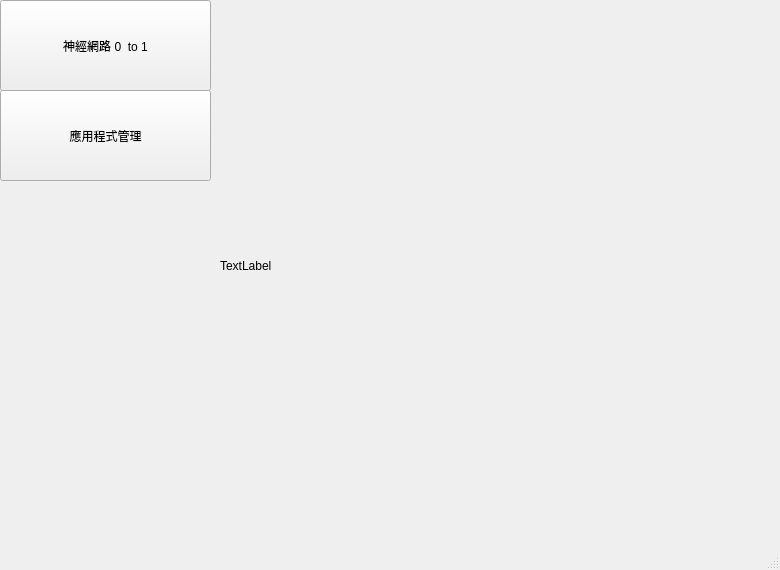
<?xml version="1.0" encoding="UTF-8"?>
<ui version="4.0">
 <class>MainWindow</class>
 <widget class="QMainWindow" name="MainWindow">
  <property name="geometry">
   <rect>
    <x>0</x>
    <y>0</y>
    <width>780</width>
    <height>570</height>
   </rect>
  </property>
  <property name="minimumSize">
   <size>
    <width>780</width>
    <height>570</height>
   </size>
  </property>
  <property name="maximumSize">
   <size>
    <width>780</width>
    <height>570</height>
   </size>
  </property>
  <property name="windowTitle">
   <string>MainWindow</string>
  </property>
  <widget class="QWidget" name="centralwidget">
   <widget class="QLabel" name="label_2">
    <property name="geometry">
     <rect>
      <x>220</x>
      <y>0</y>
      <width>541</width>
      <height>531</height>
     </rect>
    </property>
    <property name="text">
     <string>TextLabel</string>
    </property>
   </widget>
   <widget class="QPushButton" name="account_management_btn_2">
    <property name="geometry">
     <rect>
      <x>0</x>
      <y>90</y>
      <width>211</width>
      <height>91</height>
     </rect>
    </property>
    <property name="sizePolicy">
     <sizepolicy hsizetype="Minimum" vsizetype="MinimumExpanding">
      <horstretch>0</horstretch>
      <verstretch>0</verstretch>
     </sizepolicy>
    </property>
    <property name="minimumSize">
     <size>
      <width>0</width>
      <height>40</height>
     </size>
    </property>
    <property name="sizeIncrement">
     <size>
      <width>0</width>
      <height>0</height>
     </size>
    </property>
    <property name="baseSize">
     <size>
      <width>0</width>
      <height>0</height>
     </size>
    </property>
    <property name="focusPolicy">
     <enum>Qt::StrongFocus</enum>
    </property>
    <property name="contextMenuPolicy">
     <enum>Qt::NoContextMenu</enum>
    </property>
    <property name="inputMethodHints">
     <set>Qt::ImhNone</set>
    </property>
    <property name="text">
     <string>應用程式管理</string>
    </property>
    <property name="autoDefault">
     <bool>false</bool>
    </property>
   </widget>
   <widget class="QPushButton" name="neural_network_0_to_2">
    <property name="geometry">
     <rect>
      <x>0</x>
      <y>0</y>
      <width>211</width>
      <height>91</height>
     </rect>
    </property>
    <property name="sizePolicy">
     <sizepolicy hsizetype="MinimumExpanding" vsizetype="MinimumExpanding">
      <horstretch>0</horstretch>
      <verstretch>0</verstretch>
     </sizepolicy>
    </property>
    <property name="minimumSize">
     <size>
      <width>0</width>
      <height>40</height>
     </size>
    </property>
    <property name="sizeIncrement">
     <size>
      <width>0</width>
      <height>0</height>
     </size>
    </property>
    <property name="text">
     <string>神經網路 0  to 1</string>
    </property>
   </widget>
  </widget>
  <widget class="QMenuBar" name="menubar">
   <property name="geometry">
    <rect>
     <x>0</x>
     <y>0</y>
     <width>780</width>
     <height>22</height>
    </rect>
   </property>
  </widget>
  <widget class="QStatusBar" name="statusbar"/>
 </widget>
 <resources/>
 <connections/>
</ui>
